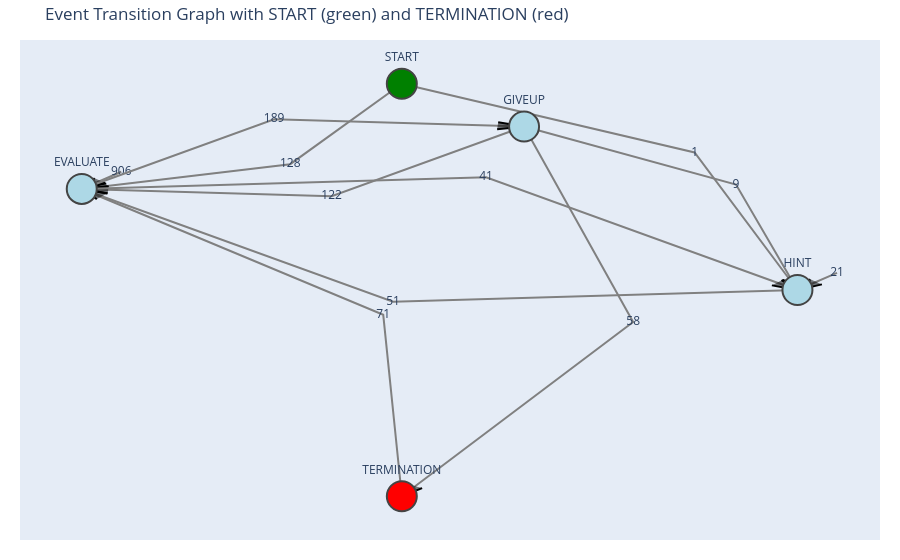

Write notebook code for a chart like this one.
### Code cell
import networkx as nx
import plotly.graph_objects as go
from collections import defaultdict
import itertools
import numpy as np

# --- Count transitions ---
transition_counts = defaultdict(int)
for flow in event_flows.values():
    # normal transitions
    for i in range(len(flow)-1):
        transition_counts[(flow[i], flow[i+1])] += 1
    # start node
    transition_counts[("START", flow[0])] += 1
    # termination node
    transition_counts[(flow[-1], "TERMINATION")] += 1

# --- Nodes ---
all_events = list(set(itertools.chain.from_iterable(event_flows.values())))
all_events.extend(["START", "TERMINATION"])
Gtmp = nx.Graph()
Gtmp.add_nodes_from(all_events)
pos = nx.circular_layout(Gtmp)

# adjust positions of START and TERMINATION for clarity
pos["START"] = np.array([0, 1.2])
pos["TERMINATION"] = np.array([0, -1.2])

# --- Helper for curved edges ---
def curved_edge(x0, y0, x1, y1, curvature=0.2):
    xm, ym = (x0+x1)/2, (y0+y1)/2
    dx, dy = x1-x0, y1-y0
    x_offset = -dy * curvature
    y_offset = dx * curvature
    return [x0, xm + x_offset, x1], [y0, ym + y_offset, y1]

# --- Build figure ---
fig = go.Figure()

for (start, end), count in transition_counts.items():
    x0, y0 = pos[start]
    x1, y1 = pos[end]

    if start == end:
        offset = 0.1
        xs = [x0, x0+offset, x0]
        ys = [y0, y0+offset, y0]
        text_x, text_y = x0+offset, y0+offset
    else:
        xs, ys = curved_edge(x0, y0, x1, y1, curvature=0.2)
        text_x, text_y = xs[1], ys[1]

    # curved line
    fig.add_trace(go.Scatter(
        x=xs, y=ys,
        line=dict(width=2,color='gray'),
        mode='lines',
        hoverinfo='skip'
    ))

    # larger arrow
    arr_size = 0.07
    angle = np.arctan2(y1 - ys[-2], x1 - xs[-2])
    arr_x = [x1 - arr_size*np.cos(angle+0.3), x1, x1 - arr_size*np.cos(angle-0.3)]
    arr_y = [y1 - arr_size*np.sin(angle+0.3), y1, y1 - arr_size*np.sin(angle-0.3)]
    fig.add_trace(go.Scatter(
        x=arr_x, y=arr_y,
        fill='toself',
        mode='lines',
        line=dict(color='black'),
        hoverinfo='skip',
        showlegend=False
    ))

    # count label
    fig.add_trace(go.Scatter(
        x=[text_x], y=[text_y],
        text=[str(count)],
        mode='text',
        textposition='middle center',
        showlegend=False,
        hoverinfo='skip'
    ))

# --- Add nodes ---
node_x, node_y, node_color = [], [], []
for n in all_events:
    x, y = pos[n]
    node_x.append(x)
    node_y.append(y)
    if n == "START":
        node_color.append("green")
    elif n == "TERMINATION":
        node_color.append("red")
    else:
        node_color.append("lightblue")

node_trace = go.Scatter(
    x=node_x, y=node_y,
    mode='markers+text',
    text=all_events,
    textposition='top center',
    marker=dict(size=30, color=node_color, line_width=2),
    hovertext=all_events,
    hoverinfo='text',
    showlegend=False
)
fig.add_trace(node_trace)

# --- Layout ---
fig.update_layout(
    title="Event Transition Graph with START (green) and TERMINATION (red)",
    showlegend=False,
    margin=dict(l=20, r=20, t=40, b=20),
    xaxis=dict(showgrid=False, zeroline=False, showticklabels=False),
    yaxis=dict(showgrid=False, zeroline=False, showticklabels=False)
)

fig.show()

### Figure 1 — Plotly figure (JSON) as saved in the notebook; plotly's stock layout.template omitted (floating-point values rounded to 4 significant figures)
{"data": [{"hoverinfo": "skip", "line": {"color": "gray", "width": 2}, "mode": "lines", "type": "scatter", "x": [-0.809, -0.709, -0.809], "y": [0.5878, 0.6878, 0.5878]}, {"fill": "toself", "hoverinfo": "skip", "line": {"color": "black"}, "mode": "lines", "showlegend": false, "type": "scatter", "x": [-0.7764, -0.809, -0.7471], "y": [0.6497, 0.5878, 0.6204]}, {"hoverinfo": "skip", "mode": "text", "showlegend": false, "text": ["906"], "textposition": "middle center", "type": "scatter", "x": [-0.709], "y": [0.6878]}, {"hoverinfo": "skip", "line": {"color": "gray", "width": 2}, "mode": "lines", "type": "scatter", "x": [0, -0.2821, -0.809], "y": [1.2, 0.7321, 0.5878]}, {"fill": "toself", "hoverinfo": "skip", "line": {"color": "black"}, "mode": "lines", "showlegend": false, "type": "scatter", "x": [-0.75, -0.809, -0.7391], "y": [0.6254, 0.5878, 0.5855]}, {"hoverinfo": "skip", "mode": "text", "showlegend": false, "text": ["128"], "textposition": "middle center", "type": "scatter", "x": [-0.2821], "y": [0.7321]}, {"hoverinfo": "skip", "line": {"color": "gray", "width": 2}, "mode": "lines", "type": "scatter", "x": [-0.809, -0.04695, 0], "y": [0.5878, -0.1443, -1.2]}, {"fill": "toself", "hoverinfo": "skip", "line": {"color": "black"}, "mode": "lines", "showlegend": false, "type": "scatter", "x": [-0.02364, 0, 0.01769], "y": [-1.134, -1.2, -1.132]}, {"hoverinfo": "skip", "mode": "text", "showlegend": false, "text": ["71"], "textposition": "middle center", "type": "scatter", "x": [-0.04695], "y": [-0.1443]}, {"hoverinfo": "skip", "line": {"color": "gray", "width": 2}, "mode": "lines", "type": "scatter", "x": [-0.809, -0.3227, 0.309], "y": [0.5878, 0.993, 0.9511]}, {"fill": "toself", "hoverinfo": "skip", "line": {"color": "black"}, "mode": "lines", "showlegend": false, "type": "scatter", "x": [0.2409, 0.309, 0.2437], "y": [0.9348, 0.9511, 0.9761]}, {"hoverinfo": "skip", "mode": "text", "showlegend": false, "text": ["189"], "textposition": "middle center", "type": "scatter", "x": [-0.3227], "y": [0.993]}, {"hoverinfo": "skip", "line": {"color": "gray", "width": 2}, "mode": "lines", "type": "scatter", "x": [0.309, -0.1773, -0.809], "y": [0.9511, 0.5458, 0.5878]}, {"fill": "toself", "hoverinfo": "skip", "line": {"color": "black"}, "mode": "lines", "showlegend": false, "type": "scatter", "x": [-0.7409, -0.809, -0.7437], "y": [0.604, 0.5878, 0.5627]}, {"hoverinfo": "skip", "mode": "text", "showlegend": false, "text": ["122"], "textposition": "middle center", "type": "scatter", "x": [-0.1773], "y": [0.5458]}, {"hoverinfo": "skip", "line": {"color": "gray", "width": 2}, "mode": "lines", "type": "scatter", "x": [0.309, 0.5847, 0], "y": [0.9511, -0.1863, -1.2]}, {"fill": "toself", "hoverinfo": "skip", "line": {"color": "black"}, "mode": "lines", "showlegend": false, "type": "scatter", "x": [0.01549, 0, 0.05133], "y": [-1.132, -1.2, -1.152]}, {"hoverinfo": "skip", "mode": "text", "showlegend": false, "text": ["58"], "textposition": "middle center", "type": "scatter", "x": [0.5847], "y": [-0.1863]}, {"hoverinfo": "skip", "line": {"color": "gray", "width": 2}, "mode": "lines", "type": "scatter", "x": [-0.809, 0.213, 1], "y": [0.5878, 0.6557, 0]}, {"fill": "toself", "hoverinfo": "skip", "line": {"color": "black"}, "mode": "lines", "showlegend": false, "type": "scatter", "x": [0.9354, 1, 0.9619], "y": [0.02691, 0, 0.0587]}, {"hoverinfo": "skip", "mode": "text", "showlegend": false, "text": ["41"], "textposition": "middle center", "type": "scatter", "x": [0.213], "y": [0.6557]}, {"hoverinfo": "skip", "line": {"color": "gray", "width": 2}, "mode": "lines", "type": "scatter", "x": [1, -0.02207, -0.809], "y": [0, -0.06791, 0.5878]}, {"fill": "toself", "hoverinfo": "skip", "line": {"color": "black"}, "mode": "lines", "showlegend": false, "type": "scatter", "x": [-0.7444, -0.809, -0.7709], "y": [0.5609, 0.5878, 0.5291]}, {"hoverinfo": "skip", "mode": "text", "showlegend": false, "text": ["51"], "textposition": "middle center", "type": "scatter", "x": [-0.02207], "y": [-0.06791]}, {"hoverinfo": "skip", "line": {"color": "gray", "width": 2}, "mode": "lines", "type": "scatter", "x": [1, 1.1, 1], "y": [0, 0.1, 0]}, {"fill": "toself", "hoverinfo": "skip", "line": {"color": "black"}, "mode": "lines", "showlegend": false, "type": "scatter", "x": [1.033, 1, 1.062], "y": [0.06191, 0, 0.03266]}, {"hoverinfo": "skip", "mode": "text", "showlegend": false, "text": ["21"], "textposition": "middle center", "type": "scatter", "x": [1.1], "y": [0.1]}, {"hoverinfo": "skip", "line": {"color": "gray", "width": 2}, "mode": "lines", "type": "scatter", "x": [0.309, 0.8447, 1], "y": [0.9511, 0.6137, 0]}, {"fill": "toself", "hoverinfo": "skip", "line": {"color": "black"}, "mode": "lines", "showlegend": false, "type": "scatter", "x": [0.9635, 1, 1.004], "y": [0.05976, 0, 0.0699]}, {"hoverinfo": "skip", "mode": "text", "showlegend": false, "text": ["9"], "textposition": "middle center", "type": "scatter", "x": [0.8447], "y": [0.6137]}, {"hoverinfo": "skip", "line": {"color": "gray", "width": 2}, "mode": "lines", "type": "scatter", "x": [0, 0.74, 1], "y": [1.2, 0.8, 0]}, {"fill": "toself", "hoverinfo": "skip", "line": {"color": "black"}, "mode": "lines", "showlegend": false, "type": "scatter", "x": [0.9597, 1, 0.999], "y": [0.05721, 0, 0.06999]}, {"hoverinfo": "skip", "mode": "text", "showlegend": false, "text": ["1"], "textposition": "middle center", "type": "scatter", "x": [0.74], "y": [0.8]}, {"hoverinfo": "text", "hovertext": ["HINT", "GIVEUP", "EVALUATE", "START", "TERMINATION"], "marker": {"color": ["lightblue", "lightblue", "lightblue", "green", "red"], "line": {"width": 2}, "size": 30}, "mode": "markers+text", "showlegend": false, "text": ["HINT", "GIVEUP", "EVALUATE", "START", "TERMINATION"], "textposition": "top center", "type": "scatter", "x": [1, 0.309, -0.809, 0, 0], "y": [0, 0.9511, 0.5878, 1.2, -1.2]}], "layout": {"margin": {"b": 20, "l": 20, "r": 20, "t": 40}, "showlegend": false, "title": {"text": "Event Transition Graph with START (green) and TERMINATION (red)"}, "xaxis": {"showgrid": false, "showticklabels": false, "zeroline": false}, "yaxis": {"showgrid": false, "showticklabels": false, "zeroline": false}}}
